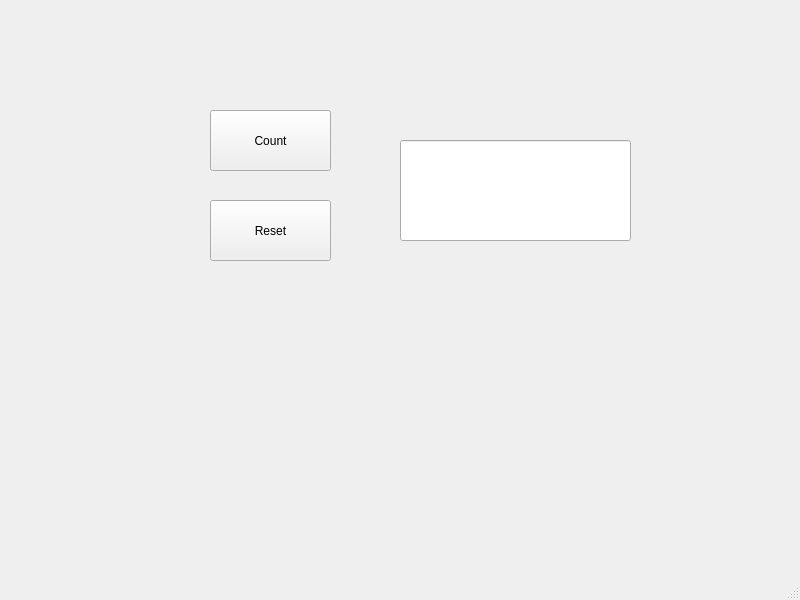
<?xml version="1.0" encoding="UTF-8"?>
<ui version="4.0">
 <class>MainWindow</class>
 <widget class="QMainWindow" name="MainWindow">
  <property name="geometry">
   <rect>
    <x>0</x>
    <y>0</y>
    <width>800</width>
    <height>600</height>
   </rect>
  </property>
  <property name="windowTitle">
   <string>MainWindow</string>
  </property>
  <widget class="QWidget" name="centralwidget">
   <widget class="QPushButton" name="CountNappi">
    <property name="geometry">
     <rect>
      <x>210</x>
      <y>110</y>
      <width>121</width>
      <height>61</height>
     </rect>
    </property>
    <property name="text">
     <string>Count</string>
    </property>
   </widget>
   <widget class="QLineEdit" name="Laatikko">
    <property name="geometry">
     <rect>
      <x>400</x>
      <y>140</y>
      <width>231</width>
      <height>101</height>
     </rect>
    </property>
   </widget>
   <widget class="QPushButton" name="ResetNappi">
    <property name="geometry">
     <rect>
      <x>210</x>
      <y>200</y>
      <width>121</width>
      <height>61</height>
     </rect>
    </property>
    <property name="text">
     <string>Reset</string>
    </property>
   </widget>
  </widget>
  <widget class="QMenuBar" name="menubar">
   <property name="geometry">
    <rect>
     <x>0</x>
     <y>0</y>
     <width>800</width>
     <height>21</height>
    </rect>
   </property>
  </widget>
  <widget class="QStatusBar" name="statusbar"/>
 </widget>
 <resources/>
 <connections/>
</ui>
